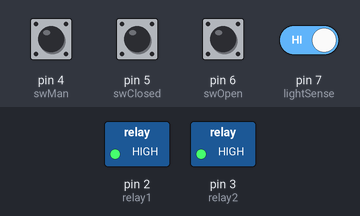
A sketch run on a simulated Arduino Uno, built with avr-gcc and run on an emulated ATmega328P. On the bench: switched loads named in the sketch (green lamp = pin HIGH). Inputs (shaded band) come from the test bench; at power-on: pin 4 (swMan), pin 5 (swClosed), pin 6 (swOpen), pin 7 (lightSense) HIGH. What the sketch prints to the serial monitor is not drawn.

Above: at 1.2 s.
1.3 s: pin 4 (swMan) pulled LOW for 1 s
At 2.8 s:
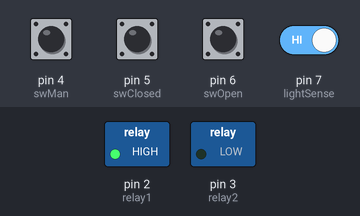
6.9 s: pin 6 (swOpen) pulled LOW for 0.15 s
At 7.5 s:
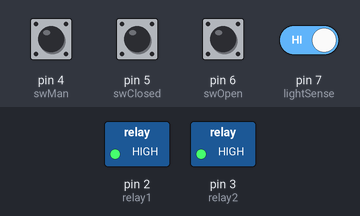
8.5 s: pin 4 (swMan) pulled LOW for 0.15 s
At 9.1 s:
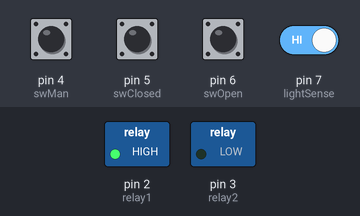
Timing chart, 0 to 20.1 s (numbered marks = the images above; inputs shaded):
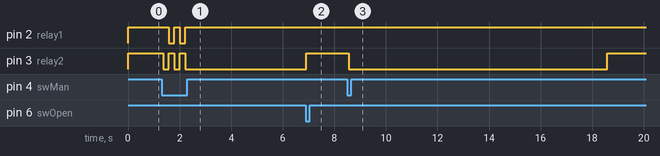

The sketch:

CoopDoor.ino
```cpp
/*COOP DOOR CONTROLLER
 * This sketch controls the door opening and closing time for the coop
 */

/*INPUTS
 * 1 - Light Sensor
 * 2 - Manual Switch
 * 3 - Door Closed Endstop
 * 4 - Door Open Endstop
 */
 #define lightSense 7
 #define swMan 4
 #define swClosed 5
 #define swOpen 6

/* OUTPUTS
 */
 #define relay1 2
 #define relay2 3

 int opening;
 int closing;
 long long timeOut;
 int lightChange;
 int lightDetected;
 long long lightTimer;

void setup() {
  pinMode(lightSense, INPUT);
  pinMode(swMan, INPUT_PULLUP);
  pinMode(swClosed, INPUT_PULLUP);
  pinMode(swOpen, INPUT_PULLUP);

  //relays set to high are the NC state
  pinMode(relay1, OUTPUT);
  digitalWrite(relay1, HIGH);
  pinMode(relay2, OUTPUT);
  digitalWrite(relay2, HIGH);

  lightChange = 0;

  //debug code
  Serial.begin(9600);
}

void loop() {
  int currentState = state();

  if(!digitalRead(swMan) || lightChange){

    //debug
    Serial.println("Change request detected");

        switch (currentState){
          case 0:  //it is closed, now open it
            moveDoor(1);
            break;
          case 1:
            moveDoor(0);
            break;
          case 2:
            if(closing){
              moveDoor(1);
            }
            else if(opening){
              moveDoor(0);
            }
            else{
              moveDoor(1);
            }
            break;
       }
       //software debounce the pushbutton
       delay(200);
       lightChange = 0;
       lightDetected = 0;
  }
  else if(closing || opening){
    if((closing && !digitalRead(swClosed)) || (opening && !digitalRead(swOpen)) || (millis() - timeOut > 10000)){
      stopDoor();
    }
  }
  else if((digitalRead(lightSense) != currentState) && (currentState != 2)){
    if(!lightDetected){
      lightTimer = millis();
      lightDetected = 1;

      //debug code
      Serial.println("The light output state has changed from the current state of the door");
    }
    //10 minute time delay = 360000
    if(millis() - lightTimer > 360000){
      lightChange = 1;
    }
  }
  else{
    lightDetected = 0;
  }
}

//open or close the door. 0 = close, 1 = open
void moveDoor(int doorMovement){
  stopDoor();
  if(doorMovement == 0){
    digitalWrite(relay1, LOW);
    closing = 1;

    //debug code
    Serial.println("door is closing");
  }
  else{
    digitalWrite(relay2, LOW);
    opening = 1;

    //debug code
    Serial.println("door is opening");
  }
  timeOut = millis();
}

void stopDoor(){
  digitalWrite(relay1, HIGH);
  digitalWrite(relay2, HIGH);
  closing = 0;
  opening = 0;

  //debug code
  Serial.println("stopping the door");
}

//Current state of the door: 0 = Closed, 1 = Open
int state(){
  int result;

  if(!digitalRead(swClosed)){
    result = 0;

    //debug code
    Serial.println("door is closed");
  }
  else if(!digitalRead(swOpen)){
    result = 1;

    //debug code
    Serial.println("door is open");
  }
  else{
    result = 2;

    //debug code
    Serial.println("door is between");
  }
  return result;
}
```

Measured:
- after the input at 1.3 s, pin 2 (relay1): alternates HIGH for 0.21 s and LOW for 0.21 s, 4 changes in all, then stays HIGH, starting after 0.28 s; pin 3 (relay2): alternates HIGH for 0.21 s and LOW for 0.22 s, 5 changes in all, then stays LOW, starting after 0.06 s
- after the input at 6.9 s, pin 3 (relay2): LOW → HIGH at once
- after the input at 8.5 s, pin 3 (relay2): HIGH → LOW after 0.05 s, → HIGH 10.0 s later
